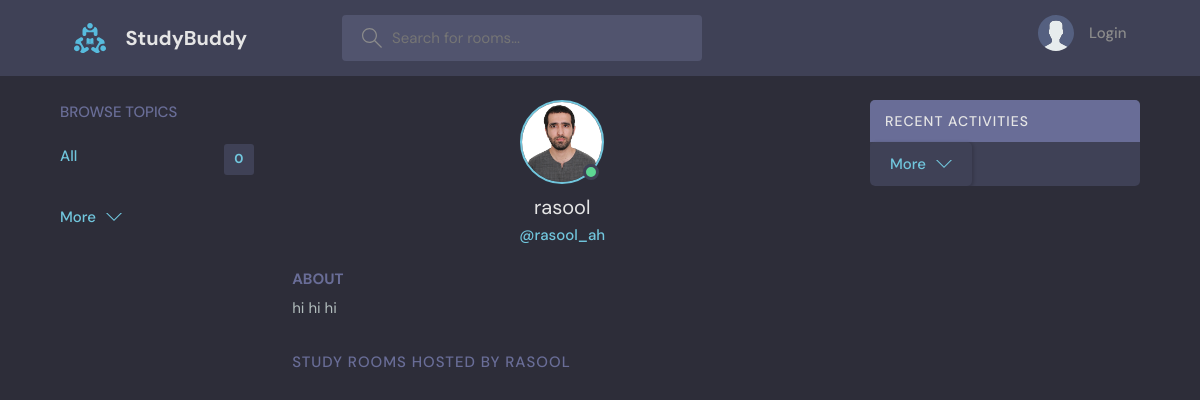
The page /user-profile/2 on the database as committed earlier.
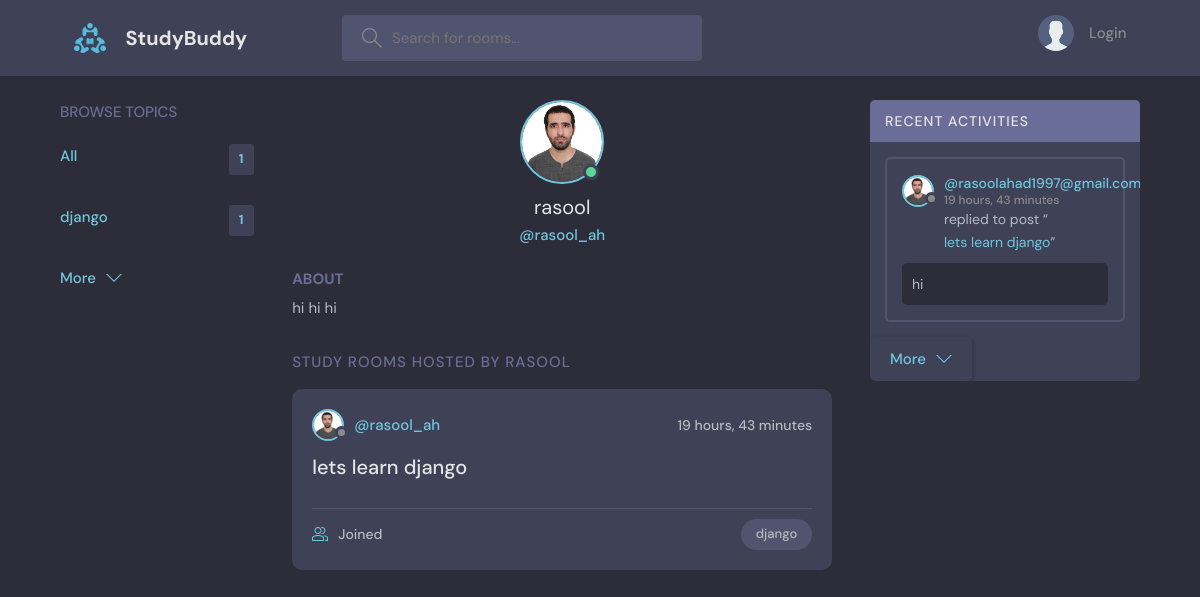
The same page on the database as committed later.
### base/models.py (models this page shows, shortened)
class User(AbstractUser):
    name = models.CharField( max_length=200, null=True)
    email = models.EmailField(unique=True, null=True)
    bio = models.TextField(null=True)
    avatar = models.ImageField(null= True, default="avatar.svg")
    USERNAME_FIELD = 'email'
    REQUIRED_FIELDS = []

class Topic(models.Model):
    name = models.CharField(_("name"), max_length=200)
    class Meta:
        verbose_name = 'topic'
        verbose_name_plural = 'topics'

class Room(models.Model):
    host = models.ForeignKey(User, verbose_name=_("host"), on_delete=models.SET_NULL, null=True)
    topic = models.ForeignKey("base.Topic", verbose_name=_("topic"), on_delete=models.SET_NULL, null=True)
    name = models.CharField(_("name"), max_length=200)
    description = models.TextField(_("description"), null=True, blank=True)
    participant = models.ManyToManyField(User, related_name="participant" , verbose_name=_("participants"))
    updated = models.DateTimeField(_("update"), auto_now=True)
    created = models.DateTimeField(_("create"), auto_now_add=True)
    def __str__(self):
        return self.name
    class Meta:
        db_table = 'Room'
        verbose_name = 'room'
        verbose_name_plural = 'rooms'
        ordering = ["-updated","-created"]

class Message(models.Model):
    user = models.ForeignKey(User, verbose_name=_("user"), on_delete=models.CASCADE)
    room = models.ForeignKey("base.Room", verbose_name=_("room"), on_delete=models.CASCADE)
    body = models.TextField(_("body"))
    updated = models.DateTimeField(_("update"), auto_now=True)
    created = models.DateTimeField(_("create"), auto_now_add=True)
    class Meta:
        ordering = ["-updated","-created"]
    def __str__(self):
        return self.body[:50]

### base/views.py (the view)
# urls.py: path("user-profile/<int:id>", views.userProfile, name = "user-profile" ),
def userProfile(request,id):
        user = User.objects.get(id=id)
        rooms = user.room_set.all()
        activities = user.message_set.all()
        topic = Topic.objects.all()
        context = {"rooms": rooms, "topics": topic,"activities":activities, 'user':user}
        return render(request, "base/user-profile.html", context)

### base/templates/base/user-profile.html (shortened to what this page needs)
{% extends "main.html" %}
{% block content %}
  <main class="profile-page layout layout--3">
    <div class="container">
        {% include "base/topics_component.html" %}
      <div class="roomList">
        <div class="profile">
          <div class="profile__avatar">
            <div class="avatar avatar--large active">
              <img src="{{ user.avatar.url }}" />
            </div>
          </div>
          <div class="profile__info">
            <h3>{{user.name}}</h3>
            <p>@{{user.username}}</p>
          </div>
          <div class="profile__about">
            <h3>About</h3>
            <p>
              {{ user.bio }}
            </p>
          </div>
        </div>
        <div class="roomList__header">
          <div>
            <h2>Study Rooms Hosted by {{user.name}}</a>
            </h2>
          </div>
        </div>
        {% include "base/feed_component.html" %}
      </div>
      {% include "base/activity_component.html" %}
    </div>
  </main>
{% endblock content %}

### templates/main.html (shortened to what this page needs)
<!DOCTYPE html>
{% load static %}
<html lang="en">
  <head>
    <link rel="stylesheet" href="{% static 'styles/style.css' %}" />
  </head>
  <body>
    {% include "navbar.html" %}
    {% block content %}
    {% endblock content %}
  </body>
</html>

### templates/navbar.html (shortened to what this page needs)
{% load static %}
<header class="header header--loggedIn">
    <div class="container">
      <a href="{% url 'home' %}" class="header__logo">
        <img src="{% static 'images/logo.svg' %}" />
        <h1>StudyBuddy</h1>
      </a>
      <form class="header__search" method="GET" action="{% url 'home' %}">
        <label>
          <input placeholder="Search for rooms..." name="q" />
        </label>
      </form>
      <nav class="header__menu">
        {% if request.user.is_authenticated %}
        <div class="header__user">
          <a href="{% url 'user-profile' request.user.id %}">
            <div class="avatar avatar--medium active">
              <img src="{{ request.user.avatar.url }}" />
            </div>
            <p>{{ request.user.username }} <span>@{{request.user.username}}</span></p>
          </a>
          <button class="dropdown-button">
            <svg version="1.1" xmlns="http://www.w3.org/2000/svg" width="32" height="32" viewBox="0 0 32 32">
              <title>chevron-down</title>
              <path d="M16 21l-13-13h-3l16 16 16-16h-3l-13 13z"></path>
            </svg>
          </button>
        </div>
        {% else %}
        <a href="{% url 'login' %}">
          <img src="{% static 'images/avatar.svg' %}" />
          <p>Login</p>
        </a>
        {% endif %}
      </nav>
    </div>
  </header>

### base/templates/base/topics_component.html
<div class="topics">
    <div class="topics__header">
      <h2>Browse Topics</h2>
    </div>
    <ul class="topics__list">
      <li>
        <a href="{% url 'home' %}" class="active">All <span>{{topics.count}}</span></a>
      </li>
      {% for topic in topics  %}
      <li>
        <a href="{% url 'home'%}?q={{topic.name}} " class="active">{{topic.name}} <span>{{topic.room_set.all.count}}</span></a>
      </li>
      {% endfor %}
    </ul>
    <a class="btn btn--link" href="{% url 'topics' %}">
      More
      <svg version="1.1" xmlns="http://www.w3.org/2000/svg" width="32" height="32" viewBox="0 0 32 32">
        <title>chevron-down</title>
        <path d="M16 21l-13-13h-3l16 16 16-16h-3l-13 13z"></path>
      </svg>
    </a>
  </div>

### base/templates/base/feed_component.html (shortened to what this page needs)
{% for room in rooms  %}
<div class="roomListRoom">
    <div class="roomListRoom__header">
      <a href="{% url 'user-profile' room.host.id %}" class="roomListRoom__author">
        <div class="avatar avatar--small">
          <img src="{{ room.host.avatar.url }}" />
        </div>
        <span>@{{room.host.username}}</span>
      </a>
      <div class="roomListRoom__actions">
        <span>{{room.created | timesince}}</span>
      </div>
    </div>
    <div class="roomListRoom__content">
      <a href="{% url 'room' room.id %}">{{ room.name }}</a>
    </div>
    <div class="roomListRoom__meta">
      <a href="{% url 'room' room.id %}" class="roomListRoom__joined">
        {{room.participants.all.count}} Joined
      </a>
      <p class="roomListRoom__topic">{{room.topic.name}}</p>
    </div>
  </div>
  {% endfor %}

### base/templates/base/activity_component.html (shortened to what this page needs)
<div class="activities">
  <div class="activities__header">
    <h2>Recent Activities</h2>
  </div>
  {% for activity in activities  %}
  <div class="activities__box">
    <div class="activities__boxHeader roomListRoom__header">
      <a href="{% url 'user-profile' activity.user.id %}" class="roomListRoom__author">
        <div class="avatar avatar--small">
          <img src="{{ activity.user.avatar.url }}" />
        </div>
        <p>
          @{{activity.user}}
          <span>{{activity.created|timesince}}</span>
        </p>
      </a>
    </div>
    <div class="activities__boxContent">
      <p>replied to post “<a href="{% url 'room' activity.room.id %}">{{activity.room}}</a>”</p>
      <div class="activities__boxRoomContent">
       {{activity}}
      </div>
    </div>
  </div>
  {% endfor %}
  <a class="btn btn--linka" href="{% url 'activity' %}">
    More
    <svg version="1.1" xmlns="http://www.w3.org/2000/svg" width="32" height="32" viewBox="0 0 32 32">
      <title>chevron-down</title>
      <path d="M16 21l-13-13h-3l16 16 16-16h-3l-13 13z"></path>
    </svg>
  </a>
</div>

Rows that differ between the two databases and show on the page:
added Topic: name "django", room_set.all.count "1"
added Room: host.avatar (picture), host.username "rasool_ah", created "19 hours, 43 minutes", name "lets learn django", topic.name "django"
added Message: user.avatar (picture), user "rasoolahad1997@gmail.com", created "19 hours, 43 minutes", room "lets learn django", body "hi"
Other text that changed with them:
{{ topics.count }}: "0" → "1"
